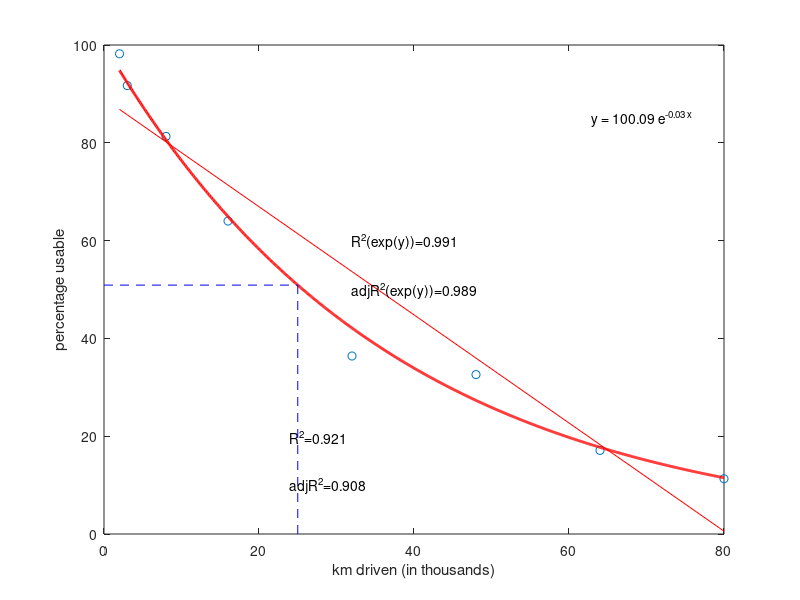
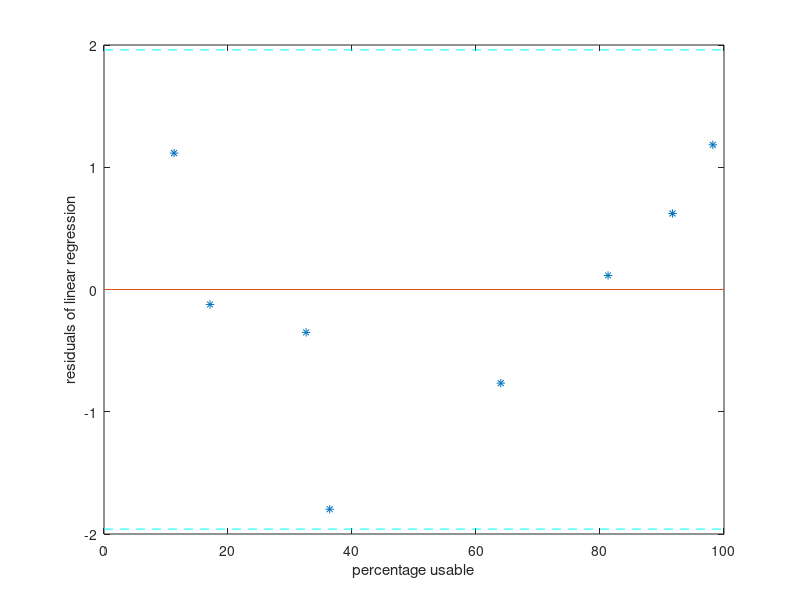
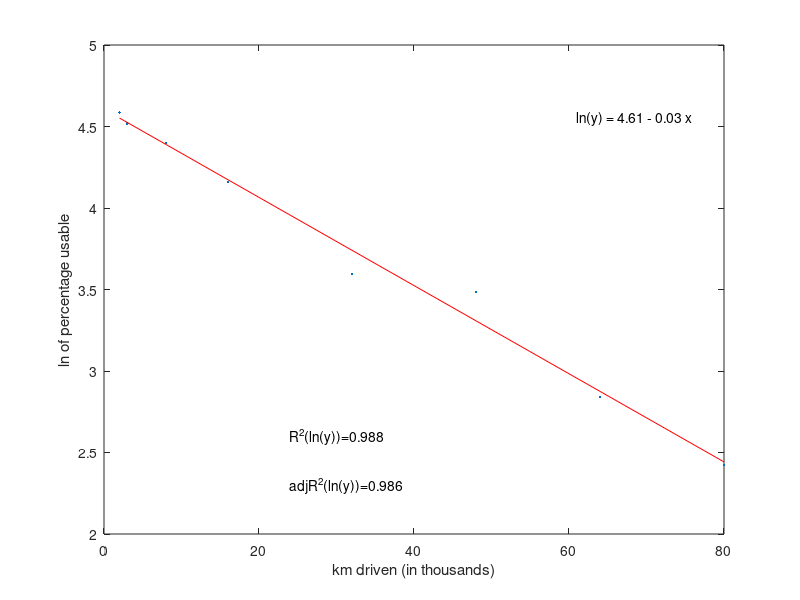
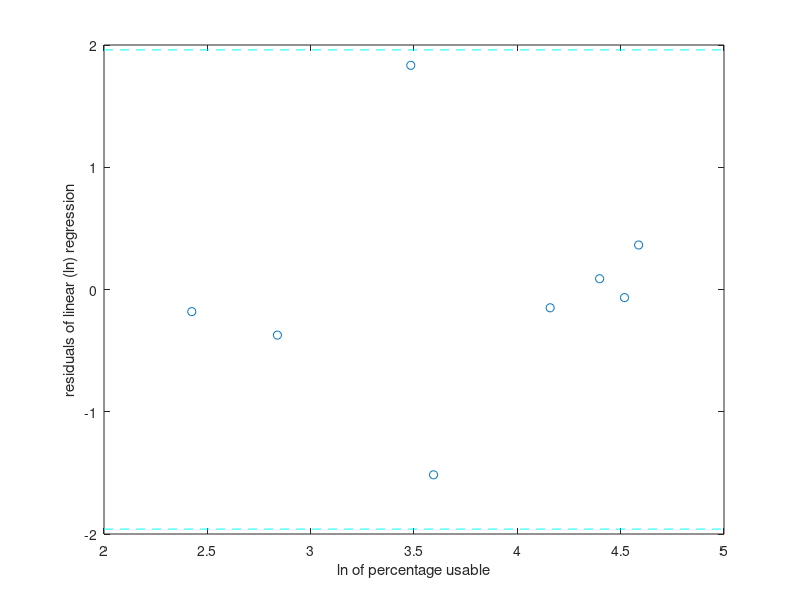

Reproduce these figures in MATLAB, in order.
% Exercise 5.6 
data = [
2 98.2
3 91.7
8 81.3
16 64.0
32 36.4
48 32.6
64 17.1
80 11.3];
alpha = 0.05;
n = size(data,1);
X = data(:,1);
Y = data(:,2);
x0 = 25;

% Scatter plot of the raw data
figure(1)
clf
plot(X,Y,'o')
xlabel('km driven (in thousands)')
ylabel('percentage usable')

% Linear regression line on the raw data
Xones = [ones(n,1) X];
[bV, bint, r, rint, stats] = regress(Y,Xones);
Yhat = Xones * bV;
muY = mean(Y);
e = Y-Yhat;
R2 = 1-(sum(e.^2))/(sum((Y-muY).^2));
adjR2 =1-((n-1)/(n-2))*(sum(e.^2))/(sum((Y-muY).^2));
%pause;

figure(1)
hold on
plot(X,Yhat,'r')
ax = axis;
text(ax(1)+0.3*(ax(2)-ax(1)),ax(3)+0.2*(ax(4)-ax(3)),['R^2=',...
    num2str(R2,3)])
text(ax(1)+0.3*(ax(2)-ax(1)),ax(3)+0.1*(ax(4)-ax(3)),['adjR^2=',...
    num2str(adjR2,3)])
%pause;

% Diagnostic plot: residuals vs response (dependent variable)
se2 = (1/(n-1))*(sum((Y-Yhat).^2));
se = sqrt(se2);
estarV = e ./ se;
figure(2)
clf
plot(Y,estarV,'*')
hold on
ax = axis;
plot(xlim,[0 0]);
plot([ax(1) ax(2)],norminv(1-alpha/2)*[1 1],'c--')
plot([ax(1) ax(2)],-norminv(1-alpha/2)*[1 1],'c--')
xlabel('percentage usable')
ylabel('residuals of linear regression')
%pause;

% Ln-transform of the response and then linear regression 
Y_ln = log(Y);
[blV_ln, blnint,r,rint,stats] = regress(Y_ln,Xones);
Y_lnhat = Xones * blV_ln;
muY_ln = mean(Y_ln);
e_ln = Y_ln-Y_lnhat;
R2_ln = 1-(sum(e_ln.^2))/(sum((Y_ln-muY_ln).^2));
adjR2_ln =1-((n-1)/(n-2))*(sum(e_ln.^2))/(sum((Y_ln-muY_ln).^2));

% Scatter plot of the ln of response vs independent variable
figure(3)
clf
plot(X,Y_ln,'.')
xlabel('km driven (in thousands)')
ylabel('ln of percentage usable')
hold on
%pause;
plot(X,Y_lnhat,'r')
ax = axis;
text(ax(1)+0.3*(ax(2)-ax(1)),ax(3)+0.2*(ax(4)-ax(3)),['R^2(ln(y))=',...
    num2str(R2_ln,3)])
text(ax(1)+0.3*(ax(2)-ax(1)),ax(3)+0.1*(ax(4)-ax(3)),['adjR^2(ln(y))=',...
    num2str(adjR2_ln,3)])
if blV_ln(2)<0
    modtxt = sprintf('ln(y) = %2.2f - %2.2f x',blV_ln(1),abs(blV_ln(2))); 
else
    modtxt = sprintf('ln(y) = %2.2f + %2.2f x',blV_ln(1),abs(blV_ln(2))); 
end
ax = axis;
text(ax(2)-0.05*(ax(2)-ax(1)),ax(4)-0.15*(ax(4)-ax(3)),modtxt,...
    'Horizontalalignment','Right')
%pause;

% Diagnostic plot: residuals vs ln of response
e_ln = Y_ln - Y_lnhat;
vareln = ((n-1)/(n-2))*(var(Y_ln)-blV_ln(2)^2*var(X));
sdeln = sqrt(vareln);
elnstarV = e_ln ./ sdeln;
figure(4)
clf
plot(Y_ln,elnstarV,'o')
hold on
ax = axis;
plot([ax(1) ax(2)],norminv(1-alpha/2)*[1 1],'c--')
plot([ax(1) ax(2)],-norminv(1-alpha/2)*[1 1],'c--')
xlabel('ln of percentage usable')
ylabel('residuals of linear (ln) regression')
%pause;

% The exponential fit on the raw data
b0_exp = exp(blV_ln(1));
Xgrid = linspace(min(X),max(X),1000);
Ygrid_exp = b0_exp * exp(blV_ln(2)*Xgrid);
Yhat_exp = b0_exp * exp(blV_ln(2)*X);
muY = mean(Y);
e_exp = Y-Yhat_exp;
R2_exp = 1-(sum(e_exp.^2))/(sum((Y-muY).^2));
adjR2_exp =1-((n-1)/(n-2))*(sum(e_exp.^2))/(sum((Y-muY).^2));

figure(1)
plot(Xgrid,Ygrid_exp,'r','linewidth',2)
modtxt = sprintf('y = %2.2f e^{%2.2f x}',b0_exp,blV_ln(2)); 
ax = axis;
text(ax(2)-0.05*(ax(2)-ax(1)),ax(4)-0.15*(ax(4)-ax(3)),modtxt,...
    'Horizontalalignment','Right')
%pause;
y0 = b0_exp*exp(blV_ln(2)*x0);
plot(x0*[1 1],[ax(3) y0],'b--')
plot([ax(1) x0],y0*[1 1],'b--')
text(ax(1)+0.4*(ax(2)-ax(1)),ax(3)+0.6*(ax(4)-ax(3)),['R^2(exp(y))=',...
    num2str(R2_exp,3)])
text(ax(1)+0.4*(ax(2)-ax(1)),ax(3)+0.5*(ax(4)-ax(3)),['adjR^2(exp(y))=',...
    num2str(adjR2_exp,3)])